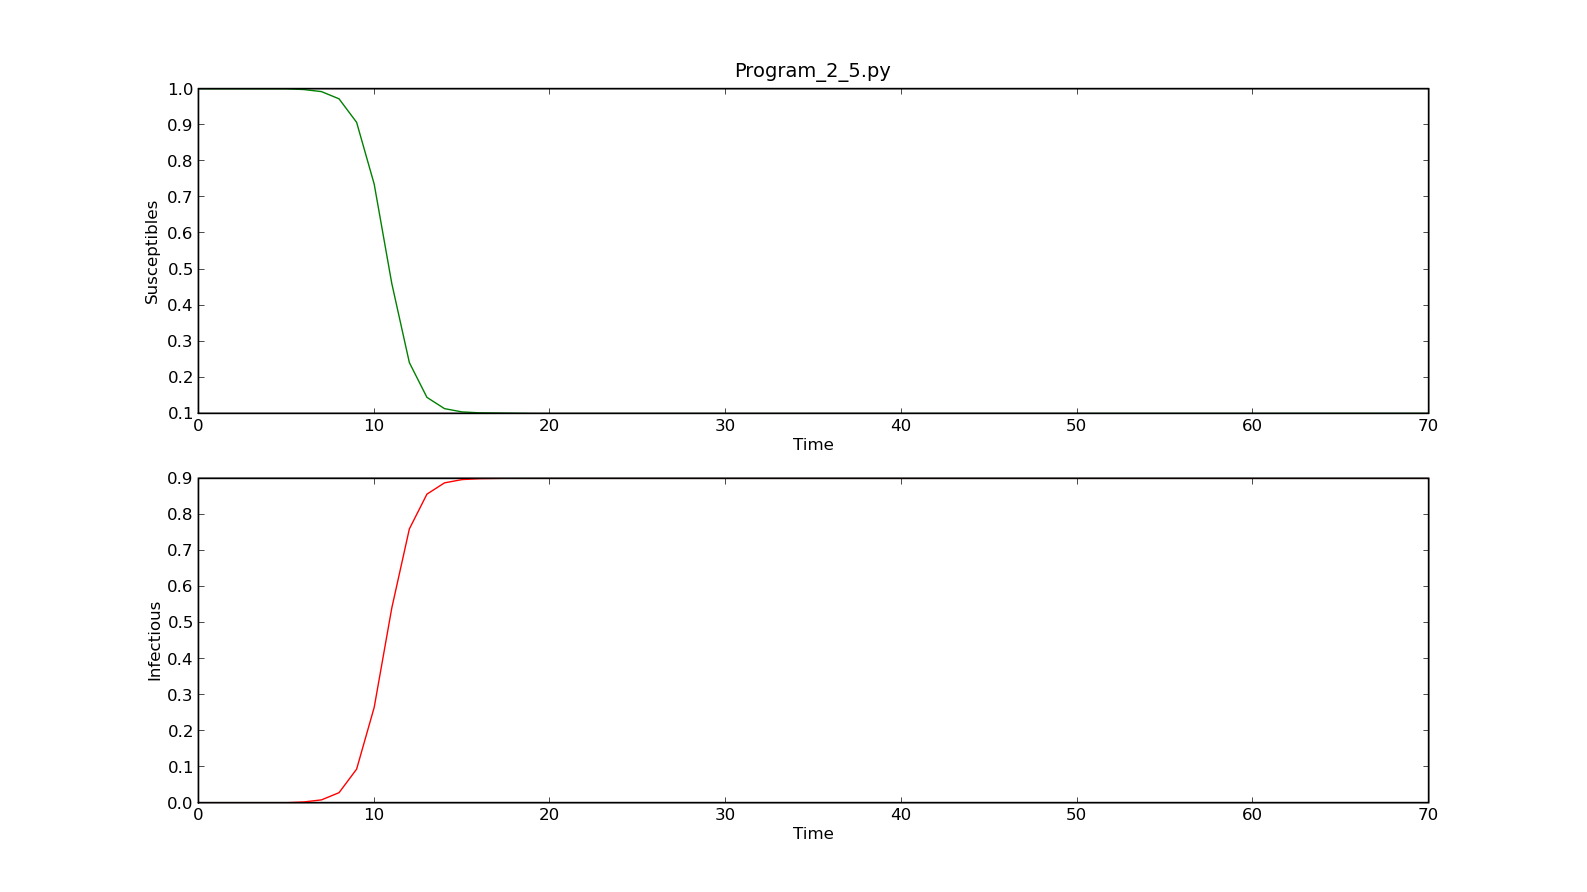

The Python source for this figure:
#!/usr/bin/env python

####################################################################
###    This is the PYTHON version of program 2.5 from page 39 of   #
### "Modeling Infectious Disease in humans and animals"            #
### by Keeling & Rohani.										   #
###																   #
### It is the simple SIS epidemic without births or deaths.        #
####################################################################

###################################
### Written by Ilias Soumpasis    #
### ilias.soumpasis@ucd.ie (work) #
### ilias.soumpasis@gmail.com	  #
###################################

import scipy.integrate as spi
import numpy as np
import pylab as pl

beta=1.4247
gamma=0.14286
I0=1e-6
ND=70
TS=1.0
INPUT = (1.0-I0, I0)

def diff_eqs(INP,t):  
	'''The main set of equations'''
	Y=np.zeros((2))
	V = INP    
	Y[0] = - beta * V[0] * V[1] + gamma * V[1]
	Y[1] = beta * V[0] * V[1] - gamma * V[1]
	return Y   # For odeint



t_start = 0.0; t_end = ND; t_inc = TS
t_range = np.arange(t_start, t_end+t_inc, t_inc)
RES = spi.odeint(diff_eqs,INPUT,t_range)

print RES

#Ploting
pl.subplot(211)
pl.plot(RES[:,0], '-g', label='Susceptibles')
pl.title('Program_2_5.py')
pl.xlabel('Time')
pl.ylabel('Susceptibles')
pl.subplot(212)
pl.plot(RES[:,1], '-r', label='Infectious')
pl.xlabel('Time')
pl.ylabel('Infectious')
pl.show()
